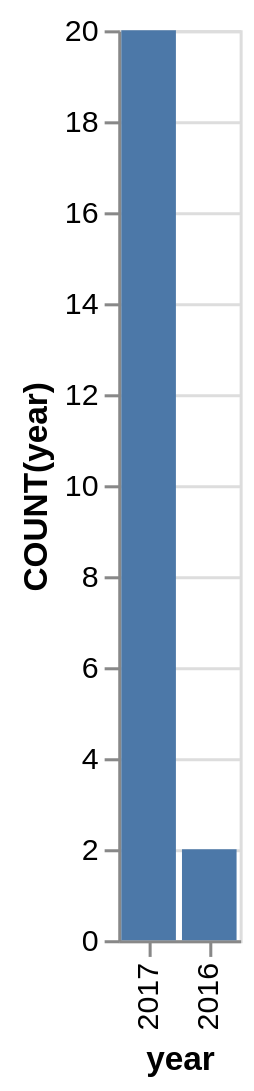

Write a Vega-Lite specification for this figure.
### Vega-Lite specification from a JSON file in a GitHub repository (floating-point values rounded to 4 significant figures)
{"data": {"values": [{"x_data": "2017", "y_data": 20}, {"x_data": "2016", "y_data": 2}]}, "mark": "bar", "encoding": {"x": {"field": "x_data", "type": "nominal", "title": "year", "sort": {"op": "sum", "field": "y_data", "order": "descending"}}, "y": {"field": "y_data", "type": "quantitative", "title": "COUNT(year)"}}}
